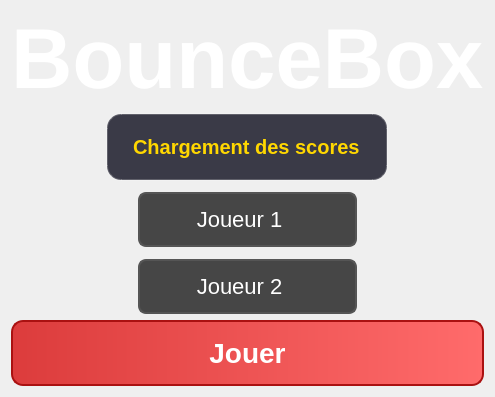
<?xml version="1.0" encoding="UTF-8"?>
<ui version="4.0">
 <class>Form</class>
 <widget class="QWidget" name="Form">
  <property name="geometry">
   <rect>
    <x>0</x>
    <y>0</y>
    <width>487</width>
    <height>397</height>
   </rect>
  </property>
  <property name="cursor">
   <cursorShape>PointingHandCursor</cursorShape>
  </property>
  <property name="windowTitle">
   <string>Form</string>
  </property>
  <property name="windowIcon">
   <iconset>
    <normaloff>favicon.ico</normaloff>favicon.ico</iconset>
  </property>
  <property name="autoFillBackground">
   <bool>true</bool>
  </property>
  <property name="styleSheet">
   <string notr="true">

/* 2. LE GROS TITRE */
QLabel#titre {
    font-size: 85px;
    font-weight: 900;
    font-family: &quot;Impact&quot;; /* Ou &quot;Arial Black&quot; */
    color: #FFFFFF;
    background: transparent;
    /* Petit contour noir autour des lettres pour bien les lire */
    qproperty-alignment: AlignCenter;
}

/* 3. LE TABLEAU DES SCORES (Effet &quot;Verre&quot; semi-transparent) */
QLabel#label_profils {
    background-color: rgba(20, 20, 35, 210); /* Fond bleu très sombre transparent à 80% */
    border-radius: 15px; /* Bords arrondis */
    padding: 20px;
    color: #FFD700; /* Texte doré classe */
    font-size: 20px;
    font-weight: bold;
    border: 2px solid rgba(255, 255, 255, 50); /* Fin contour blanc transparent */
}

/* 4. LES CHAMPS POUR LES PSEUDOS */
QLineEdit {
    background-color: rgba(0, 0, 0, 180); /* Fond noir semi-transparent */
    color: white;
    font-size: 22px;
    padding: 12px;
    border-radius: 8px;
    border: 2px solid #555;
}
/* Quand on clique sur le champ pour écrire, le bord s'allume ! */
QLineEdit:focus {
    border: 2px solid #dc3c3c;
    background-color: rgba(0, 0, 0, 220);
}

/* 5. LE BOUTON LANCER (Avec dégradé de couleur) */
QPushButton#btn_jouer {
    background-color: qlineargradient(x1:0, y1:0, x2:1, y2:0, stop:0 #dc3c3c, stop:1 #ff6b6b);
    color: white;
    font-size: 28px;
    font-weight: bold;
    padding: 15px;
    border-radius: 12px;
    border: 2px solid #aa1111;
}
/* Quand la souris passe sur le bouton, il s'éclaire ! */
QPushButton#btn_jouer:hover {
    background-color: qlineargradient(x1:0, y1:0, x2:1, y2:0, stop:0 #ff5555, stop:1 #ff8888);
    border: 2px solid #ffcccc;
}
QPushButton#btn_jouer:pressed {
    background-color: #aa1111; /* S'assombrit quand on clique */
}</string>
  </property>
  <layout class="QVBoxLayout" name="verticalLayout">
   <item>
    <widget class="QLabel" name="titre">
     <property name="cursor">
      <cursorShape>PointingHandCursor</cursorShape>
     </property>
     <property name="mouseTracking">
      <bool>true</bool>
     </property>
     <property name="autoFillBackground">
      <bool>false</bool>
     </property>
     <property name="text">
      <string>BounceBox</string>
     </property>
    </widget>
   </item>
   <item alignment="Qt::AlignHCenter">
    <widget class="QLabel" name="label_profils">
     <property name="text">
      <string>Chargement des scores</string>
     </property>
    </widget>
   </item>
   <item alignment="Qt::AlignHCenter|Qt::AlignVCenter">
    <widget class="QLineEdit" name="input_j1">
     <property name="text">
      <string>       Joueur 1</string>
     </property>
     <property name="placeholderText">
      <string>Pseudo Joueur Rouge</string>
     </property>
    </widget>
   </item>
   <item alignment="Qt::AlignHCenter">
    <widget class="QLineEdit" name="input_j2">
     <property name="text">
      <string>       Joueur 2</string>
     </property>
     <property name="placeholderText">
      <string>Pseudo Joueur Bleu</string>
     </property>
    </widget>
   </item>
   <item>
    <widget class="QPushButton" name="btn_jouer">
     <property name="text">
      <string>Jouer</string>
     </property>
    </widget>
   </item>
  </layout>
 </widget>
 <resources/>
 <connections/>
</ui>
